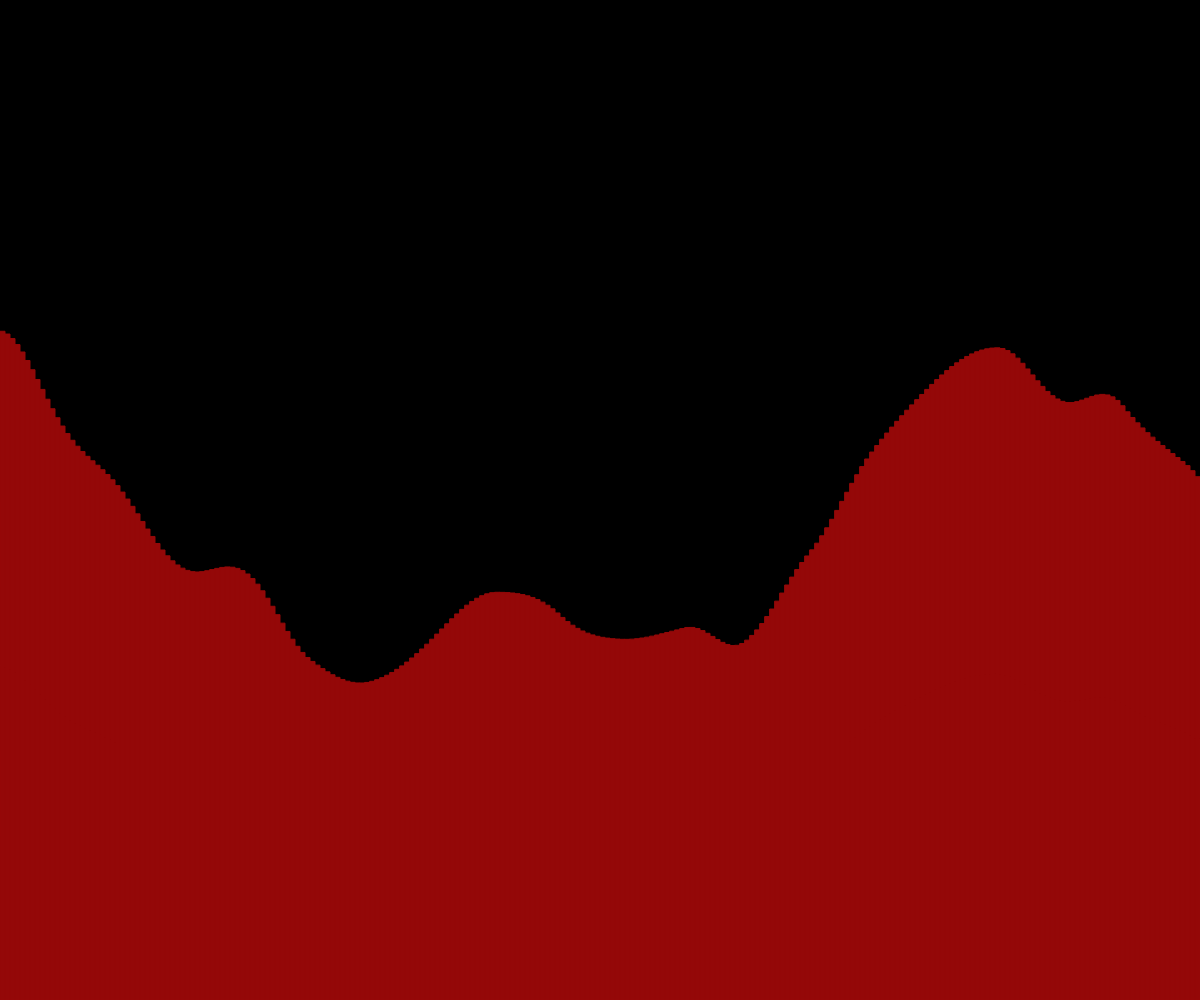
Frame 1 (no input)
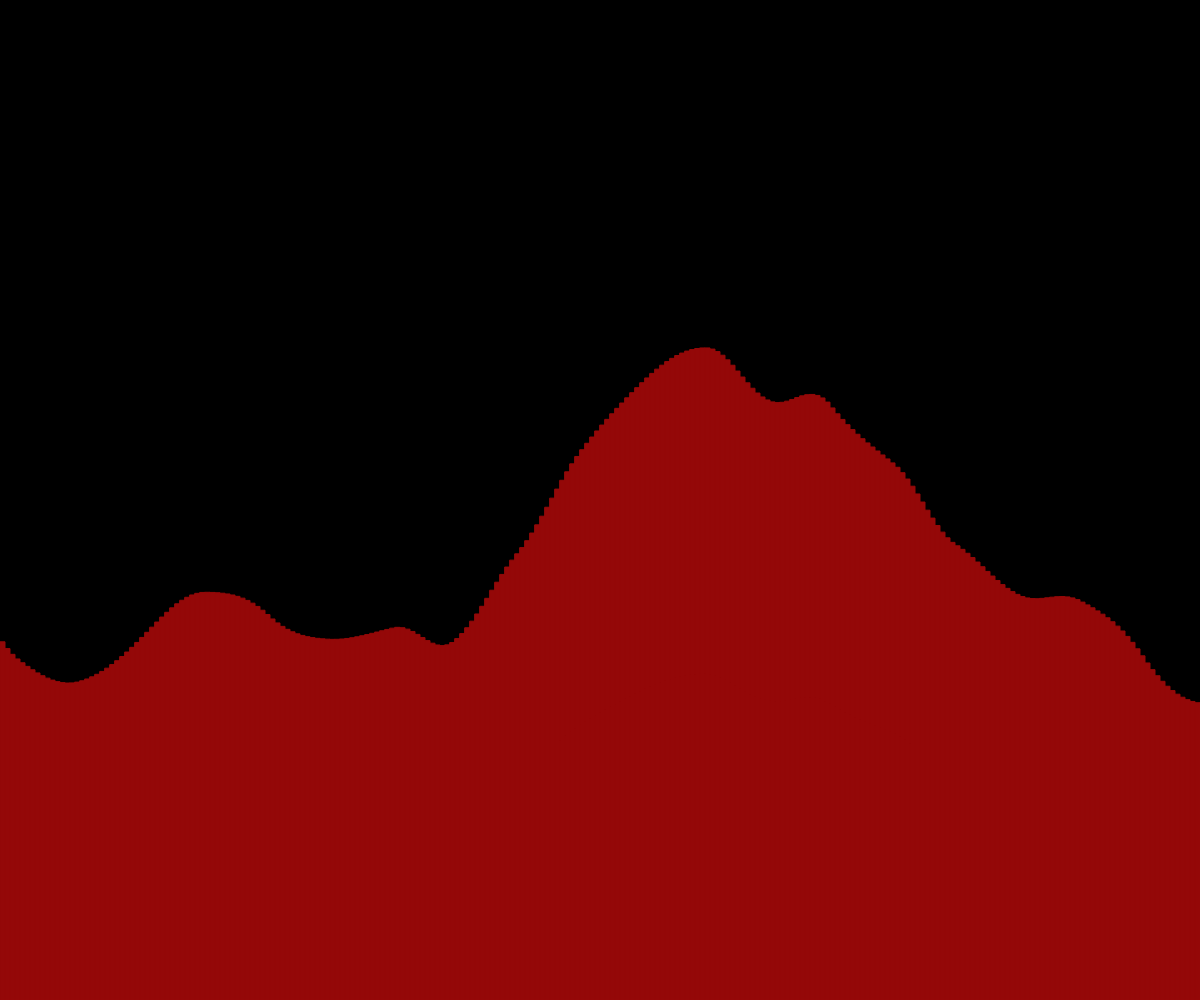
Frame 60 (no input)
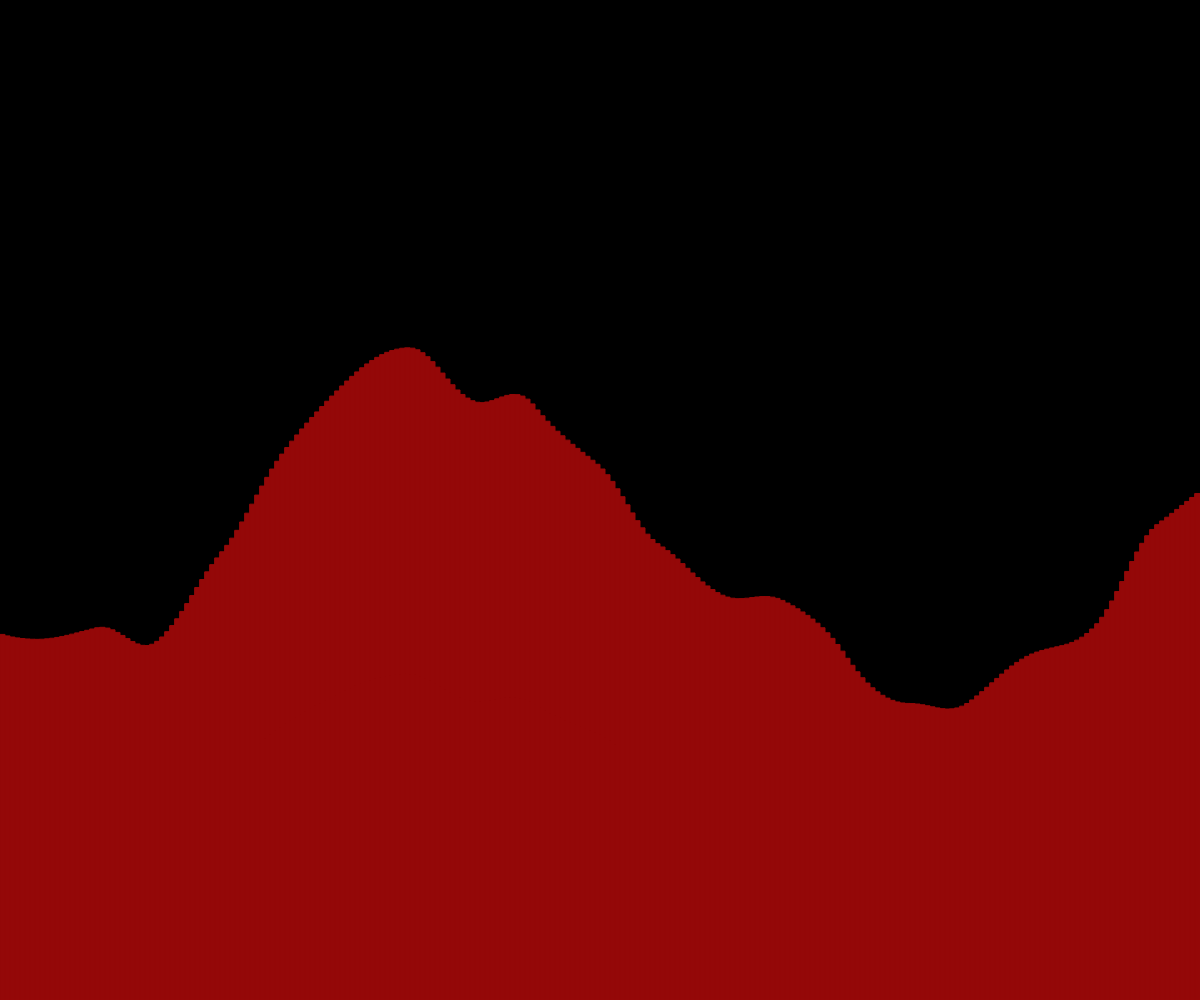
Frame 120 (the mouse pressed at the canvas centre since frame 60)

The p5.js sketch that drew these frames (run headless with seeded random() and noise() and a simulated clock; from frame 60 on, the mouse is pressed at the canvas centre):

// p5.js sketch
// ── sketch.js
// Terrain Generation
// Eliz Vo
// Sept 29, 2025

let rectWidth;
let count = 0;
let noiseStart = 0;
let noiseValue;
let noiseSpeed = 0.01;


function setup() {
  createCanvas(windowWidth, windowHeight);
  rectWidth = 5;
}

function generateTerrain(){
  // Use a loop to generate and draw several
  // rectangles side to side to look like 2D 
  // terrain.
  rectMode(CORNERS);
  noiseValue = noiseStart;
  for(let x = 0; x < width; x+=rectWidth){
    // generate a random height.
    // NOTE!! change this from random() to noise()
    noiseValue += noiseSpeed;
    let rectHeight = noise(count);   //random(50, 500);
    rectHeight = map(noise(noiseValue), 0, 1, 0, height);
    // calculate the upper-right corner of rect
    count += 0.01;
    let x2 = x + rectWidth;
    let y2 = height - rectHeight;

    color(184, 46, 46);
    rect(x, height, x2, y2);
  }
  rectMode(CORNER);  //revert to default
}

// function drawFlag(){
//   let highestPeak = 0;
//   let hightestX;
//   let highestY;
//   for (let i = 0; i < 0; i++){
//     if (rectHeight > highestPeak){
//       highestPeak = rectHeight;
//       highestX = x2;
//       highestY = y2;
//     }
//   }
// }


function draw() {
  background(0);
  noiseValue = noiseStart;
  noiseValue += noiseSpeed;

  stroke(148, 8, 8),
  fill(148, 8, 8);
  generateTerrain();
  noiseStart+= 0.00989;



  for (i = 1; i > 2; i-=1){
    if (keyIsPressed(RIGHT_ARROW)){
      rectWidth += 0.5;
    }
    else if (keyIsPressed(LEFT_ARROW)){
      rectWidth -= 0.5;
    }
  }

}
